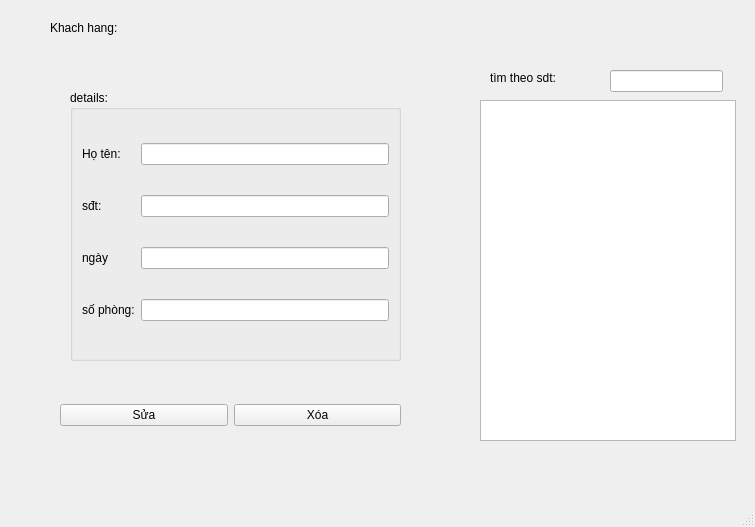
<?xml version="1.0" encoding="UTF-8"?>
<ui version="4.0">
 <class>MainWindow</class>
 <widget class="QMainWindow" name="MainWindow">
  <property name="geometry">
   <rect>
    <x>0</x>
    <y>0</y>
    <width>755</width>
    <height>527</height>
   </rect>
  </property>
  <property name="windowTitle">
   <string>quản lí khách hàng</string>
  </property>
  <widget class="QWidget" name="centralwidget">
   <widget class="QLabel" name="label">
    <property name="geometry">
     <rect>
      <x>50</x>
      <y>20</y>
      <width>161</width>
      <height>16</height>
     </rect>
    </property>
    <property name="text">
     <string>Khach hang: </string>
    </property>
   </widget>
   <widget class="QListWidget" name="listWidget">
    <property name="geometry">
     <rect>
      <x>480</x>
      <y>100</y>
      <width>256</width>
      <height>341</height>
     </rect>
    </property>
   </widget>
   <widget class="QGroupBox" name="groupBox">
    <property name="geometry">
     <rect>
      <x>70</x>
      <y>90</y>
      <width>331</width>
      <height>271</height>
     </rect>
    </property>
    <property name="title">
     <string>details:</string>
    </property>
    <layout class="QGridLayout" name="gridLayout">
     <item row="2" column="2">
      <widget class="QLineEdit" name="lineEdit_5"/>
     </item>
     <item row="0" column="2">
      <widget class="QLineEdit" name="lineEdit"/>
     </item>
     <item row="1" column="0">
      <widget class="QLabel" name="label_3">
       <property name="text">
        <string>sđt:</string>
       </property>
      </widget>
     </item>
     <item row="1" column="2">
      <widget class="QLineEdit" name="lineEdit_2"/>
     </item>
     <item row="2" column="0">
      <widget class="QLabel" name="label_5">
       <property name="text">
        <string>ngày</string>
       </property>
      </widget>
     </item>
     <item row="0" column="0">
      <widget class="QLabel" name="label_2">
       <property name="text">
        <string>Họ tên:</string>
       </property>
      </widget>
     </item>
     <item row="3" column="2">
      <widget class="QLineEdit" name="lineEdit_6"/>
     </item>
     <item row="3" column="0">
      <widget class="QLabel" name="label_7">
       <property name="text">
        <string>số phòng:</string>
       </property>
      </widget>
     </item>
    </layout>
   </widget>
   <widget class="QLineEdit" name="lineEdit_3">
    <property name="geometry">
     <rect>
      <x>610</x>
      <y>70</y>
      <width>113</width>
      <height>22</height>
     </rect>
    </property>
   </widget>
   <widget class="QLabel" name="label_6">
    <property name="geometry">
     <rect>
      <x>490</x>
      <y>70</y>
      <width>111</width>
      <height>16</height>
     </rect>
    </property>
    <property name="text">
     <string>tìm theo sdt:</string>
    </property>
   </widget>
   <widget class="QWidget" name="gridLayoutWidget">
    <property name="geometry">
     <rect>
      <x>60</x>
      <y>370</y>
      <width>341</width>
      <height>91</height>
     </rect>
    </property>
    <layout class="QGridLayout" name="gridLayout_2">
     <item row="0" column="0">
      <widget class="QPushButton" name="pushButton_3">
       <property name="text">
        <string>Sửa</string>
       </property>
      </widget>
     </item>
     <item row="0" column="1">
      <widget class="QPushButton" name="pushButton_2">
       <property name="text">
        <string>Xóa</string>
       </property>
      </widget>
     </item>
    </layout>
   </widget>
  </widget>
  <widget class="QMenuBar" name="menubar">
   <property name="geometry">
    <rect>
     <x>0</x>
     <y>0</y>
     <width>755</width>
     <height>26</height>
    </rect>
   </property>
  </widget>
  <widget class="QStatusBar" name="statusbar"/>
 </widget>
 <resources/>
 <connections/>
</ui>
